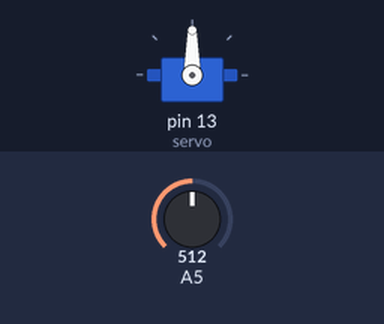
A sketch run on a simulated Arduino Uno, built with avr-gcc and run on an emulated ATmega328P. On the bench: servo. The inputs (shaded band) are chosen by the test bench; at power-on: A5 = 512.

Above: at 1.2 s.
1.3 s: A5 set to 716
At 1.6 s:
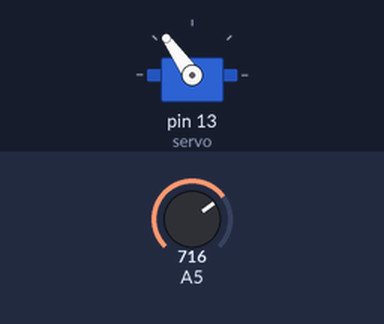
2.8 s: A5 set to 900
At 3.9 s:
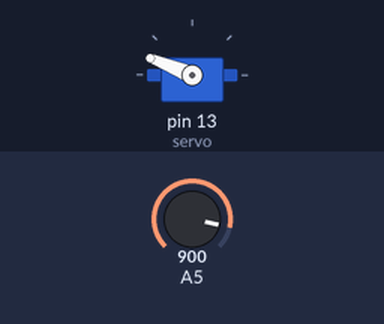
4.3 s: A5 set to 1023
At 5.1 s:
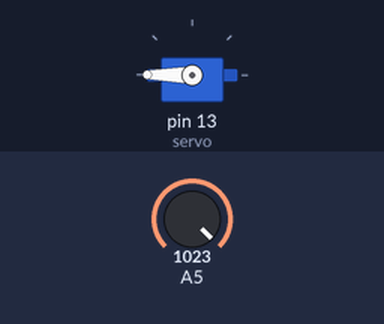
5.8 s: A5 set to 306
At 6.2 s:
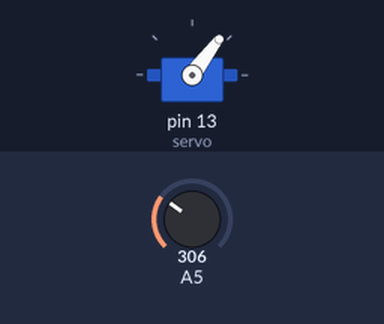
7.3 s: A5 set to 122
At 8.5 s:
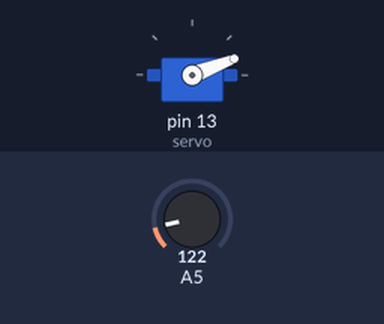
Timing chart, 0 to 9.8 s (numbered marks = the images above; inputs shaded):
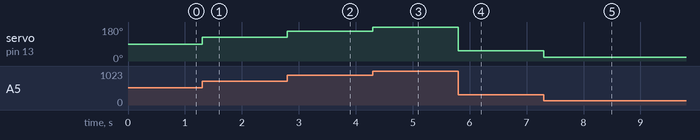

Measured:
- after the input at 1.3 s, servo on pin 13 (servo): 90° → 125° at once
- after the input at 2.8 s, servo on pin 13 (servo): 125° → 158° at once
- after the input at 4.3 s, servo on pin 13 (servo): 158° → 180° at once
- after the input at 5.8 s, servo on pin 13 (servo): 180° → 53° at once
- after the input at 7.3 s, servo on pin 13 (servo): 53° → 21° at once

The sketch:

Servo_2.ino
```cpp
#include <Servo.h>

Servo servo;

void setup() {
  servo.attach(13);
  servo.write(0);
}

void loop() {
  int potentiometer = analogRead(A5);
  int angle = map(potentiometer, 0, 1023, 0, 180);
  servo.write(angle);
}
```
